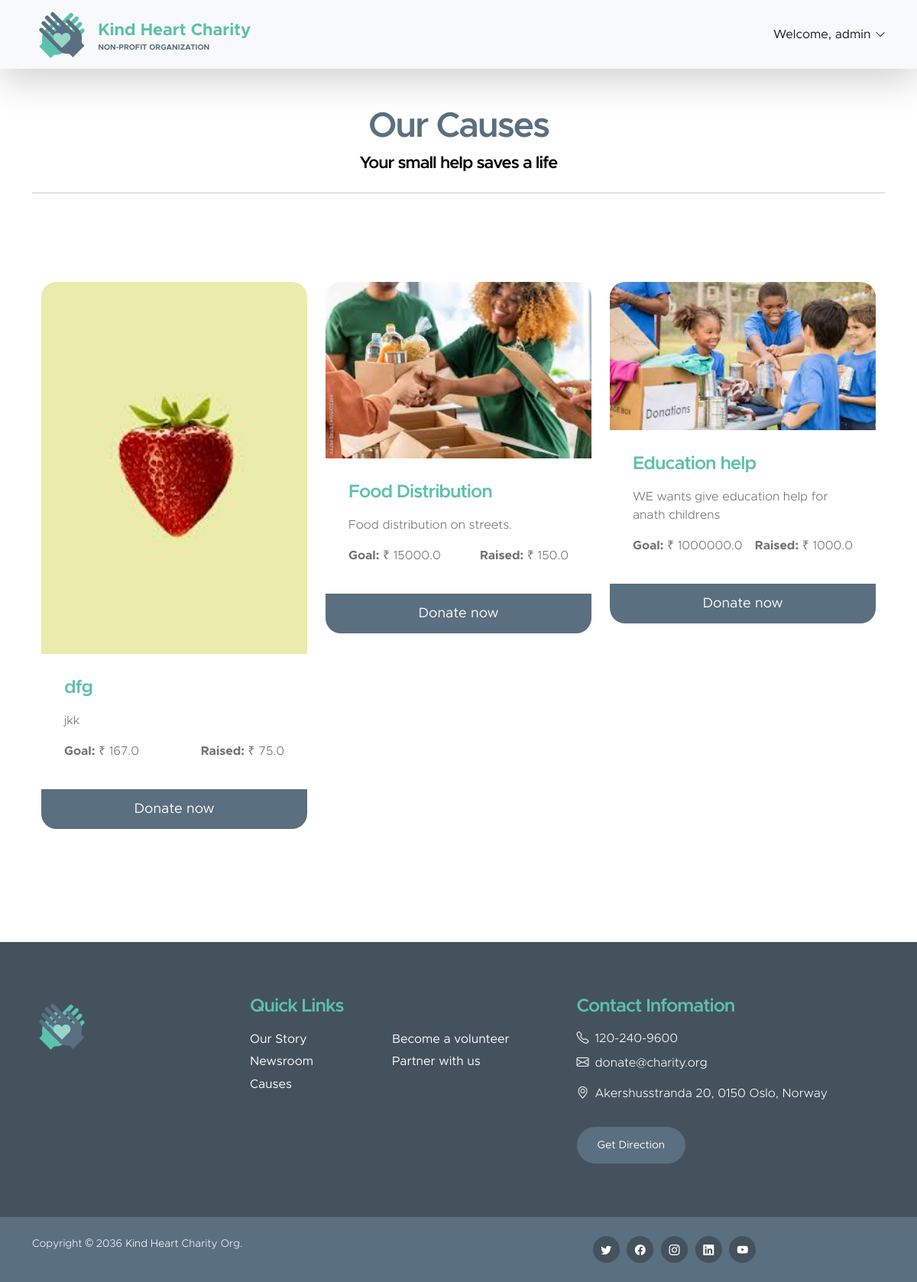
/user-dashboard/ (signed in), run on the app's committed database.
### heart_charity/models.py (models this page shows, shortened)
class Cause(models.Model):
    name=models.CharField(max_length=30)
    img=models.ImageField()
    detail=models.CharField(max_length=500)
    raised=models.FloatField()
    goal=models.FloatField()

### heart_charity/views.py (the view)
# urls.py: path('user-dashboard/', views.user_dashboard, name='user_dashboard'),
def user_dashboard(req):
    causes = Cause.objects.all()
    return render(req, 'user_dashboard.html', {"causes": causes})

### heart_charity/templates/user_dashboard.html
{% extends 'base.html' %}
{% load static %}
{% block content %}
<main>
    <div class="col-lg-12 col-12 text-center mb-4">
        <h2>Our Causes</h2>
        <h6>Your small help saves a life</h6>
    </div>
    <hr>
              <section class="section-padding" id="section_3">
                <div class="container">
                    <div class="row">
                        {% for cause in causes %}
                        <div class="col-lg-4 col-md-6 col-12 mb-4 mb-lg-0">
                            <div class="custom-block-wrap">
                                <img src="{{cause.img.url}}" class="custom-block-image img-fluid" alt="">
                                <div class="custom-block">
                                    <div class="custom-block-body">
                                        <h5 class="mb-3">{{cause.name}}</h5>
                                        <p>{{cause.detail}}</p>
                                        <div class="d-flex align-items-center my-2">
                                            <p class="mb-0">
                                                <strong>Goal:</strong>
                                                ₹ {{cause.raised}}
                                            </p>
                                            <p class="ms-auto mb-0">
                                                <strong>Raised:</strong>
                                                ₹ {{cause.goal}}
                                            </p>
                                        </div>
                                    </div>
                                    <a href="/donate/{{cause.id}}" class="custom-btn btn">Donate now</a>
                                </div>
                            </div>
                        </div>
                        {% endfor %}
                    </div>
                </div>
            </section>
</main>
{% endblock %}

### heart_charity/templates/base.html (shortened to what this page needs)
{% load static %}
<!doctype html>
<html lang="en">
    <head>
        <link href="{% static 'css/bootstrap.min.css' %}" rel="stylesheet">
        <link href="{% static 'css/bootstrap-icons.css' %}" rel="stylesheet">
        <link href="{% static 'css/templatemo-kind-heart-charity.css' %}" rel="stylesheet">
    </head>
    <body>
        <nav class="navbar navbar-expand-lg bg-light shadow-lg">
            <div class="container">
                <a class="navbar-brand" href="/">
                    <img src="{% static 'images/logo.png'  %}"  class="logo img-fluid" alt="Kind Heart Charity">
                    <span>
                        Kind Heart Charity
                        <small>Non-profit Organization</small>
                    </span>
                </a>
                <div class="collapse navbar-collapse" id="navbarNav">
                    {% if user.is_authenticated %}
                    <div class="dropdown nav-item" >
                     <button class="btn  nav-link"  type="button" >
                         <a class="nav-link dropdown-toggle" href="#" role="button" data-bs-toggle="dropdown" style="color:var(--bs-navbar-brand-color)">Welcome, {{ request.user.username }}</a>
                         </button>
                   </div>
                 </div>
                    {% endif %}
                </div>
        </nav>
        <main>
            <section class="hero-section">
                <div class="container py-5">
                    <div class="row">
                        {% block content %}
                        {% endblock %}
                    </div>
                </div>
            </section>
        </main>
        <footer class="site-footer">
            <div class="container">
                <div class="row">
                    <div class="col-lg-3 col-12 mb-4">
                        <img src="{% static 'images/logo.png' %}" class="logo img-fluid" alt="">
                    </div>
                    <div class="col-lg-4 col-md-6 col-12 mb-4">
                        <h5 class="site-footer-title mb-3">Quick Links</h5>
                        <ul class="footer-menu">
                            <li class="footer-menu-item"><a href="#" class="footer-menu-link">Our Story</a></li>
                            <li class="footer-menu-item"><a href="#" class="footer-menu-link">Newsroom</a></li>
                            <li class="footer-menu-item"><a href="#" class="footer-menu-link">Causes</a></li>
                            <li class="footer-menu-item"><a href="#" class="footer-menu-link">Become a volunteer</a></li>
                            <li class="footer-menu-item"><a href="#" class="footer-menu-link">Partner with us</a></li>
                        </ul>
                    </div>
                    <div class="col-lg-4 col-md-6 col-12 mx-auto">
                        <h5 class="site-footer-title mb-3">Contact Infomation</h5>
                        <p class="text-white d-flex mb-2">
                            <i class="bi-telephone me-2"></i>
                            <a href="tel: 120-240-9600" class="site-footer-link">
                                120-240-9600
                            </a>
                        </p>
                        <p class="text-white d-flex">
                            <i class="bi-envelope me-2"></i>
                            <a href="mailto:info@yourgmail.com" class="site-footer-link">
                                donate@charity.org
                            </a>
                        </p>
                        <p class="text-white d-flex mt-3">
                            <i class="bi-geo-alt me-2"></i>
                            Akershusstranda 20, 0150 Oslo, Norway
                        </p>
                        <a href="#" class="custom-btn btn mt-3">Get Direction</a>
                    </div>
                </div>
            </div>
            <div class="site-footer-bottom">
                <div class="container">
                    <div class="row">
                        <div class="col-lg-6 col-md-7 col-12">
                            <p class="copyright-text mb-0">Copyright © 2036 <a href="#">Kind Heart</a> Charity Org.
                       </p>
                        </div>
                        <div class="col-lg-6 col-md-5 col-12 d-flex justify-content-center align-items-center mx-auto">
                            <ul class="social-icon">
                                <li class="social-icon-item">
                                    <a href="#" class="social-icon-link bi-twitter"></a>
                                </li>
                                <li class="social-icon-item">
                                    <a href="#" class="social-icon-link bi-facebook"></a>
                                </li>
                                <li class="social-icon-item">
                                    <a href="#" class="social-icon-link bi-instagram"></a>
                                </li>
                                <li class="social-icon-item">
                                    <a href="#" class="social-icon-link bi-linkedin"></a>
                                </li>
                                <li class="social-icon-item">
                                    <a href="https://youtube.com/templatemo" class="social-icon-link bi-youtube"></a>
                                </li>
                            </ul>
                        </div>
                    </div>
                </div>
            </div>
        </footer>
    </body>
</html>

### heart_charity/static/css/templatemo-kind-heart-charity.css (style rules this page uses)
:root { --white-color: #ffffff; --primary-color: #5bc1ac; --secondary-color: #5a6f80; --section-bg-color: #f0f8ff; --site-footer-bg-color: #44525d; --custom-btn-bg-color: #597081; --custom-btn-bg-hover-color: #5bc1ac; --dark-color: #000000; --p-color: #717275; --border-color: #e9eaeb; --body-font-family: 'Metropolis', sans-serif; --h1-font-size: 52px; --h2-font-size: 46px; --h3-font-size: 32px; --h4-font-size: 28px; --h5-font-size: 24px; --h6-font-size: 22px; --p-font-size: 16px; --btn-font-size: 18px; --copyright-font-size: 14px; --border-radius-large: 100px; --border-radius-medium: 20px; --border-radius-small: 10px; --font-weight-light: 300; --font-weight-normal: 400; --font-weight-semibold: 600; --font-weight-bold: 700; }
body { background-color: var(--white-color); font-family: var(--body-font-family); }
h2, h3, h4, h5, h6 { color: var(--dark-color); }
h1, h2, h3, h4, h5, h6 { font-weight: var(--font-weight-semibold); letter-spacing: -1px; }
h2 { color: var(--secondary-color); font-size: var(--h2-font-size); letter-spacing: -2px; }
h5 { color: var(--primary-color); font-size: var(--h5-font-size); }
h6 { font-size: var(--h6-font-size); }
p { color: var(--p-color); font-size: var(--p-font-size); font-weight: var(--font-weight-light); }
ul li { color: var(--p-color); font-size: var(--p-font-size); font-weight: var(--font-weight-normal); }
a, button { touch-action: manipulation; transition: all 0.3s; }
a { color: var(--p-color); text-decoration: none; }
b, strong { font-weight: var(--font-weight-bold); }
.section-padding { padding-top: 100px; padding-bottom: 100px; }
.custom-block-wrap { background: var(--white-color); border-radius: var(--border-radius-medium); position: relative; overflow: hidden; transition: all 0.5s; }
.custom-block-body { padding: 30px; }
.custom-block-image { display: block; width: 100%; height: 100%; object-fit: cover; }
.custom-block .custom-btn { border-radius: 0; display: block; }
.custom-btn { background: var(--secondary-color); border: 2px solid transparent; border-radius: var(--border-radius-large); color: var(--white-color); font-size: var(--btn-font-size); font-weight: var(--font-weight-normal); line-height: normal; padding: 15px 25px; }
.navbar { background: var(--white-color); z-index: 9; padding-top: 0; padding-bottom: 0; }
.navbar-brand { color: var(--primary-color); font-size: var(--h6-font-size); font-weight: var(--font-weight-bold); }
.navbar-brand span { display: inline-block; vertical-align: middle; }
.navbar-brand small { color: var(--secondary-color); display: block; font-size: 10px; line-height: normal; text-transform: uppercase; }
.logo { width: 80px; height: auto; }
.dropdown-toggle::after { content: "\f282"; display: inline-block; font-family: bootstrap-icons !important; font-size: var(--copyright-font-size); font-style: normal; font-weight: normal !important; font-variant: normal; text-transform: none; line-height: 1; vertical-align: -.125em; -webkit-font-smoothing: antialiased; -moz-osx-font-smoothing: grayscale; position: relative; left: 2px; border: 0; }
.site-footer { background-color: var(--site-footer-bg-color); padding-top: 70px; }
.site-footer-bottom { background-color: var(--secondary-color); position: relative; z-index: 2; margin-top: 70px; padding-top: 25px; padding-bottom: 25px; }
.site-footer-bottom a { color: var(--white-color); }
.site-footer-link { color: var(--white-color); }
.copyright-text { color: var(--section-bg-color); font-size: var(--copyright-font-size); margin-right: 30px; }
.site-footer .custom-btn { font-size: var(--copyright-font-size); }
.footer-menu { column-count: 2; margin: 0; padding: 0; }
.footer-menu-item { list-style: none; display: block; }
.footer-menu-link { font-size: var(--p-font-size); color: var(--white-color); display: inline-block; vertical-align: middle; margin-right: 10px; margin-bottom: 5px; }
.social-icon { margin: 0; padding: 0; }
.social-icon-item { list-style: none; display: inline-block; vertical-align: top; }
.social-icon-link { background: var(--site-footer-bg-color); border-radius: var(--border-radius-large); color: var(--white-color); font-size: var(--copyright-font-size); display: block; margin-right: 5px; text-align: center; width: 35px; height: 35px; line-height: 38px; }

### data on the page
Cause: img (picture), name "dfg", detail "jkk", raised "167.0", goal "75.0"
Cause: img (picture), name "Food Distribution", detail "Food distribution on streets.", raised "15000.0", goal "150.0"
Cause: img (picture), name "Education help", detail "WE wants give education help for anath childrens", raised "1000000.0", goal "1000.0"

### other printed values
{{ request.user.username }} "admin"
